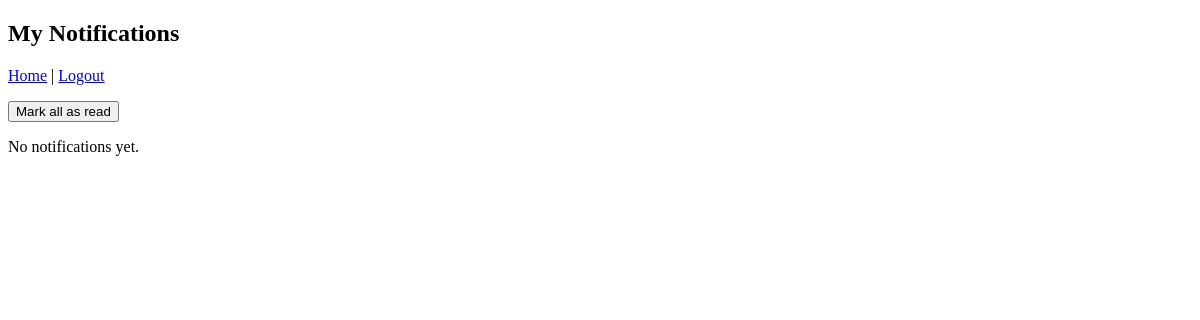
The app's page /public/notifications.php (signed in), older data.
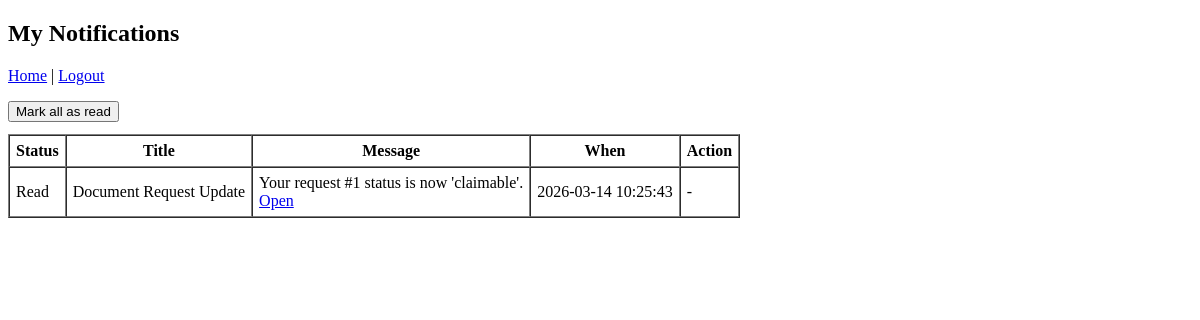
The same page, newer data.
### tables this page shows
CREATE TABLE `notifications` (
  `id` int(10) UNSIGNED NOT NULL,
  `user_id` int(10) UNSIGNED NOT NULL,
  `title` varchar(150) NOT NULL,
  `message` text NOT NULL,
  `link` varchar(255) DEFAULT NULL,
  `is_read` tinyint(1) NOT NULL DEFAULT 0,
  `created_at` timestamp NULL DEFAULT current_timestamp()
);

### app/core/Database.php (called while the page is built)
<?php
class Database
{
    private static ?Database $instance = null;
    private PDO $connection;
    private function __construct()
    {
        $config = require __DIR__ . '/../config/database.php';
        $dsn = sprintf(
            '%s:host=%s;port=%d;dbname=%s;charset=%s',
            $config['driver'],
            $config['host'],
            $config['port'],
            $config['database'],
            $config['charset']
        );
        try {
            $this->connection = new PDO(
                $dsn,
                $config['username'],
                $config['password'],
                [
                    PDO::ATTR_ERRMODE            => PDO::ERRMODE_EXCEPTION,
                    PDO::ATTR_DEFAULT_FETCH_MODE => PDO::FETCH_ASSOC,
                    PDO::ATTR_EMULATE_PREPARES   => false,
                ]
            );
        } catch (PDOException $e) {
            die('Database connection failed: ' . $e->getMessage());
        }
    }
    public static function getInstance(): Database
    {
        if (self::$instance === null) {
            self::$instance = new Database();
        }
        return self::$instance;
    }
    public function getConnection(): PDO
    {
        return $this->connection;
    }
}

### app/config/database.php (called while the page is built)
<?php
return [
    'driver'   => 'mysql',
    'host'     => '127.0.0.1',
    'port'     => 3306,
    'database' => 'citiserve_db',
    'username' => 'phpmyadmin',
    'password' => 'YourStrongPassword',
    'charset'  => 'utf8mb4',
    'collation'=> 'utf8mb4_unicode_ci',
];

### app/helpers/auth.php (called while the page is built, shortened)
<?php
require_once __DIR__ . '/../repositories/UserRepository.php';
function require_login(): array
{
    $repo = new UserRepository();
    $user = $repo->findById((int)$_SESSION['user_id']);
    return [
        'id' => $user->id,
        'full_name' => $user->full_name,
        'email' => $user->email,
        'role' => $user->role
    ];
}

### app/repositories/UserRepository.php (called while the page is built, shortened)
<?php
require_once __DIR__ . '/../models/User.php';
require_once __DIR__ . '/../core/Database.php';
class UserRepository
{
    private PDO $db;
    public function __construct()
    {
        $this->db = Database::getInstance()->getConnection();
    }
    public function findById(int $id): ?User
    {
        $stmt = $this->db->prepare('SELECT * FROM users WHERE id = ? LIMIT 1');
        $stmt->execute([$id]);
        $row = $stmt->fetch();
        return $row ? User::fromRow($row) : null;
    }
}

### app/models/User.php (called while the page is built, shortened)
<?php
class User
{
    public static function fromRow(array $row): User
    {
        $u = new User();
        $u->id = isset($row['id']) ? (int)$row['id'] : null;
        $u->full_name = $row['full_name'] ?? '';
        $u->email = $row['email'] ?? '';
        $u->password_hash = $row['password_hash'] ?? '';
        $u->role = $row['role'] ?? 'resident';
        $u->address = $row['address'] ?? null;
        $u->contact_number = $row['contact_number'] ?? null;
        $u->created_at = $row['created_at'] ?? null;
        $u->updated_at = $row['updated_at'] ?? null;
        return $u;
    }
}

### app/repositories/NotificationRepository.php (called while the page is built, shortened)
<?php
require_once __DIR__ . '/../core/Database.php';
class NotificationRepository
{
    private PDO $db;
    public function __construct()
    {
        $this->db = Database::getInstance()->getConnection();
    }
    public function getByUser(int $userId): array
    {
        $stmt = $this->db->prepare("
            SELECT id, user_id, title, message, link, is_read, created_at
            FROM notifications
            WHERE user_id = ?
            ORDER BY created_at DESC, id DESC
        ");
        $stmt->execute([$userId]);
        return $stmt->fetchAll();
    }
}

### public/notifications.php (the view, shortened to what the changed rows need)
<?php
require_once __DIR__ . '/../app/helpers/auth.php';
require_once __DIR__ . '/../app/repositories/NotificationRepository.php';
$user = require_login();
$repo = new NotificationRepository();
$rows = $repo->getByUser((int)$user['id']);
?>
<!doctype html>
<html>
<head>
</head>
<body>
    <h2>My Notifications</h2>
    <p>
        <a href="/CitiServe/public/index.php">Home</a> |
        <a href="/CitiServe/public/logout.php">Logout</a>
    </p>
    <form method="post" style="margin-bottom: 12px;">
        <button type="submit" name="mark_all_read" value="1">Mark all as read</button>
    </form>
    <?php if (empty($rows)): ?>
        <p>No notifications yet.</p>
    <?php else: ?>
        <table border="1" cellpadding="6" cellspacing="0">
            <tr>
                <th>Status</th>
                <th>Title</th>
                <th>Message</th>
                <th>When</th>
                <th>Action</th>
            </tr>
            <?php foreach ($rows as $n): ?>
                <tr>
                    <td><?= ((int)$n['is_read'] === 1) ? 'Read' : 'Unread' ?></td>
                    <td><?= htmlspecialchars($n['title']) ?></td>
                    <td>
                        <?= htmlspecialchars($n['message']) ?>
                        <?php if (!empty($n['link'])): ?>
                            <br><a href="<?= htmlspecialchars($n['link']) ?>">Open</a>
                        <?php endif; ?>
                    </td>
                    <td><?= htmlspecialchars($n['created_at']) ?></td>
                    <td>
                        <?php if ((int)$n['is_read'] === 0): ?>
                            <form method="post" style="margin:0;">
                                <?= csrf_field() ?>
                                <input type="hidden" name="mark_read_id" value="<?= (int)$n['id'] ?>">
                                <button type="submit">Mark read</button>
                            </form>
                        <?php else: ?>
                            -
                        <?php endif; ?>
                    </td>
                </tr>
            <?php endforeach; ?>
        </table>
    <?php endif; ?>
</body>
</html>

Row changes from the older to the newer data that the page shows:
added notifications: is_read "Read", title "Document Request Update", message "Your request #1 status is now 'claimable'.", created_at "2026-03-14 10:25:43"
Text that changed along with them:
text no longer shown: "No notifications yet."
text now shown: "Status Title Message When Action"
